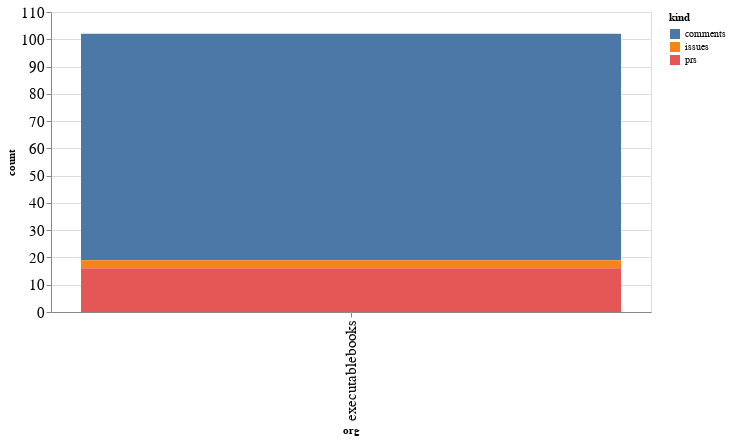

Here is the notebook cell this chart was saved with:
### Code cell
alt.Chart(org_summaries, width=600).mark_bar().encode(
    x='org',
    y='count',
    color='kind',
    tooltip="org"
)

### Figure 1 — Vega-Lite specification as saved in the notebook (floating-point values rounded to 4 significant figures)
{"config": {"axisLeft": {"labelFontSize": 15}, "axisBottom": {"labelFontSize": 15}}, "data": {"name": "data-8ec1476b12682ea1ac1029a6dd1f7858"}, "mark": "bar", "encoding": {"color": {"type": "nominal", "field": "kind"}, "tooltip": {"type": "nominal", "field": "org"}, "x": {"type": "nominal", "field": "org"}, "y": {"type": "quantitative", "field": "count"}}, "width": 600, "$schema": "https://vega.github.io/schema/vega-lite/v4.8.1.json", "datasets": {"data-8ec1476b12682ea1ac1029a6dd1f7858": [{"org": "executablebooks", "kind": "comments", "count": 83}, {"org": "executablebooks", "kind": "issues", "count": 3}, {"org": "executablebooks", "kind": "prs", "count": 16}]}}
